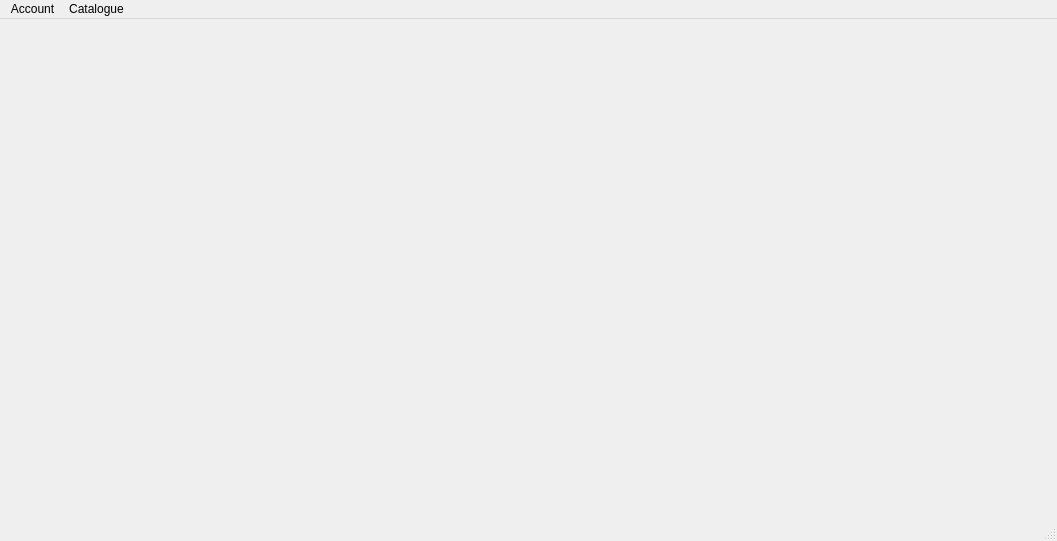
<?xml version="1.0" encoding="UTF-8"?>
<ui version="4.0">
 <class>adminCatalogue</class>
 <widget class="QMainWindow" name="adminCatalogue">
  <property name="geometry">
   <rect>
    <x>0</x>
    <y>0</y>
    <width>1057</width>
    <height>541</height>
   </rect>
  </property>
  <property name="windowTitle">
   <string>MainWindow</string>
  </property>
  <widget class="QWidget" name="centralwidget"/>
  <widget class="QMenuBar" name="menubar">
   <property name="geometry">
    <rect>
     <x>0</x>
     <y>0</y>
     <width>1057</width>
     <height>21</height>
    </rect>
   </property>
   <widget class="QMenu" name="menuAccount">
    <property name="title">
     <string>Account</string>
    </property>
   </widget>
   <widget class="QMenu" name="menuCatalogue">
    <property name="title">
     <string>Catalogue</string>
    </property>
   </widget>
   <addaction name="menuAccount"/>
   <addaction name="menuCatalogue"/>
  </widget>
  <widget class="QStatusBar" name="statusbar"/>
 </widget>
 <resources/>
 <connections/>
</ui>
